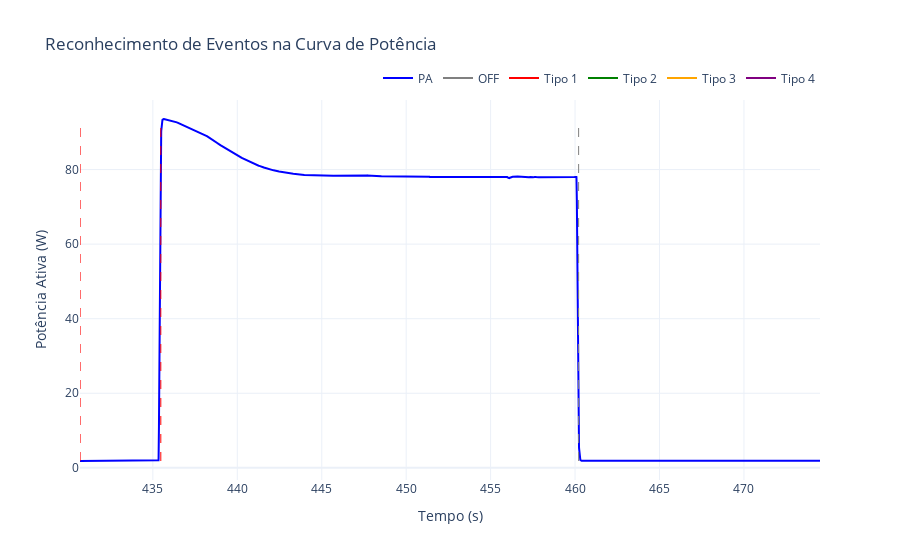

The code cell stored with this chart in its notebook:
### Code cell
identificarEventos('ventilador.csv', 300,1)

### Figure 1 — Plotly figure (JSON) as saved in the notebook; plotly's stock layout.template omitted (floating-point values rounded to 4 significant figures; data arrays with more than 128 entries replaced by an {"elided": "..."} marker saying what was removed)
{"data": [{"line": {"color": "blue"}, "mode": "lines", "name": "PA", "type": "scatter", "x": {"elided": "11880 float values"}, "y": {"elided": "11880 float values"}}, {"line": {"color": "gray", "dash": "dash", "width": 1}, "mode": "lines", "name": "Tipo 0", "showlegend": false, "type": "scatter", "x": [460.2, 460.2], "y": [1.84, 93.55]}, {"line": {"color": "red", "dash": "dash", "width": 1}, "mode": "lines", "name": "Tipo 1", "showlegend": false, "type": "scatter", "x": [430.7, 430.7], "y": [1.84, 93.55]}, {"line": {"color": "red", "dash": "dash", "width": 1}, "mode": "lines", "name": "Tipo 1", "showlegend": false, "type": "scatter", "x": [435.5, 435.5], "y": [1.84, 93.55]}, {"line": {"color": "gray"}, "mode": "lines", "name": "OFF", "type": "scatter", "x": [null], "y": [null]}, {"line": {"color": "red"}, "mode": "lines", "name": "Tipo 1", "type": "scatter", "x": [null], "y": [null]}, {"line": {"color": "green"}, "mode": "lines", "name": "Tipo 2", "type": "scatter", "x": [null], "y": [null]}, {"line": {"color": "orange"}, "mode": "lines", "name": "Tipo 3", "type": "scatter", "x": [null], "y": [null]}, {"line": {"color": "purple"}, "mode": "lines", "name": "Tipo 4", "type": "scatter", "x": [null], "y": [null]}], "layout": {"legend": {"orientation": "h", "x": 1, "xanchor": "right", "y": 1.02, "yanchor": "bottom"}, "title": {"text": "Reconhecimento de Eventos na Curva de Potência"}, "xaxis": {"title": {"text": "Tempo (s)"}}, "yaxis": {"title": {"text": "Potência Ativa (W)"}}}}
